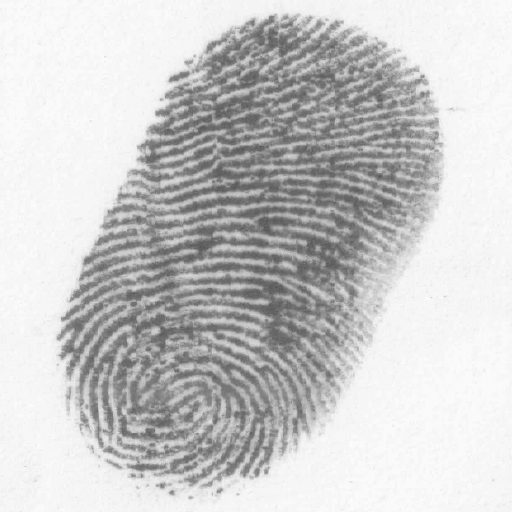
#> input picture data/FAMILY FINGERPRINT DATASET/FAMILY FINGERPRINT DATASET/FAMILY-10/FATHER/FM010_F5.png, 512 x 512 px
$ python -i generate_classifier_v3.py   (imports and definitions only)
#> lines starting #> are read from the running program, lines starting #| are printed output that depends on the picture; after the words box and inside, x2 and y2 are one past the last pixel; in counts of white or black regions, pixels touching at a corner belong together
#> further down, picture is the input picture: shape (512, 512); min 78, max 253, mean 201.9
"""
Full V3 Classifier Dataset Generator & Quality Audit
=====================================================
Implements the approved V3 synthetic distortion generator across all splits:
- data/split/train (1,050 clean images)
- data/split/val   (  225 clean images)
- data/split/test  (  225 clean images)

Generates 1 elastic, 1 local, 1 bending distortion per clean image.
Saves:
- Clean 224x224 images
- Distorted 224x224 images
- Displacement fields (.npz)
- Foreground masks (.png)
- Machine-readable metadata (CSV and JSON)
- Diagnostic visual audit artifacts

Strictly preserves family-level split boundaries and deterministic seeds.
"""

import os
import sys
import json
import time
from pathlib import Path

import cv2
import numpy as np
import pandas as pd
from scipy.ndimage import gaussian_filter

# =============================================================================
# CONFIGURATION & PATHS
# =============================================================================

BASE_DIR = Path(".")
SPLIT_ROOT = BASE_DIR / "data" / "split"
OUTPUT_ROOT = BASE_DIR / "data" / "classifier_v3"
AUDIT_ROOT = BASE_DIR / "experiments" / "classifier_v3_audit"
VIS_DIR = AUDIT_ROOT / "visualizations"

IMAGE_SIZE = 224

SPLITS = [
    ("train", SPLIT_ROOT / "train", OUTPUT_ROOT / "train", 100000),
    ("val",   SPLIT_ROOT / "val",   OUTPUT_ROOT / "val",   200000),
    ("test",  SPLIT_ROOT / "test",  OUTPUT_ROOT / "test",  300000),
]

# =============================================================================
# FOREGROUND MASK HELPERS
# =============================================================================

def get_foreground_mask(img_gray: np.ndarray) -> np.ndarray:
    """Accurate Otsu + morphological foreground mask."""
    _, mask = cv2.threshold(img_gray, 0, 255, cv2.THRESH_BINARY_INV + cv2.THRESH_OTSU)
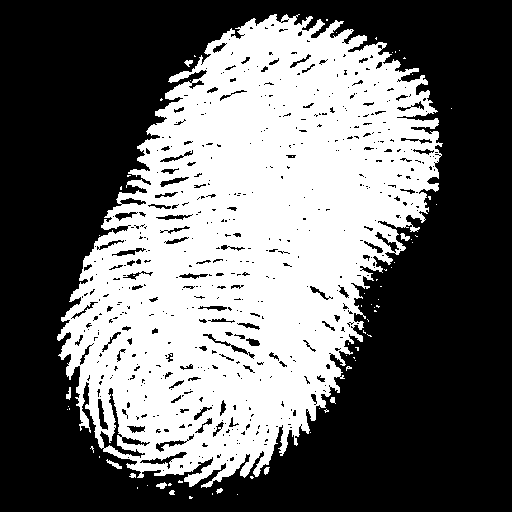
#> mask: shape (512, 512); 41.1% white; 70 white regions (59 under 20 px), largest, box (x1, y1, x2, y2) and area: (57, 14, 443, 488) 107139, (106, 459, 122, 469) 58, (400, 233, 410, 241) 46
    kernel = np.ones((5, 5), np.uint8)
    mask = cv2.morphologyEx(mask, cv2.MORPH_OPEN, kernel)
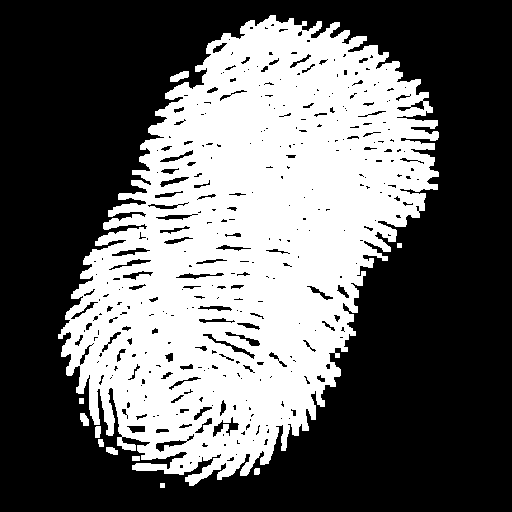
#> mask: shape (512, 512); 39.5% white; 11 white regions, largest, box (x1, y1, x2, y2) and area: (58, 15, 439, 486) 103116, (170, 71, 189, 82) 130, (80, 413, 89, 426) 87
    mask = cv2.morphologyEx(mask, cv2.MORPH_CLOSE, kernel)
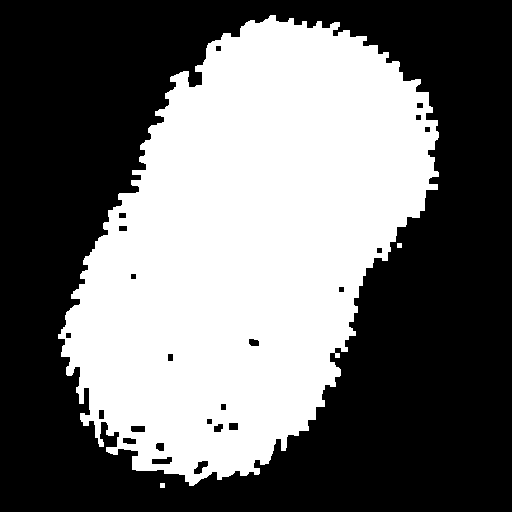
#> mask: shape (512, 512); 42.9% white; 3 white regions, box (x1, y1, x2, y2) and area: (58, 15, 439, 486) 112526, (397, 243, 402, 248) 25, (160, 483, 165, 488) 25
    num_labels, labels, stats, _ = cv2.connectedComponentsWithStats(mask, connectivity=8)
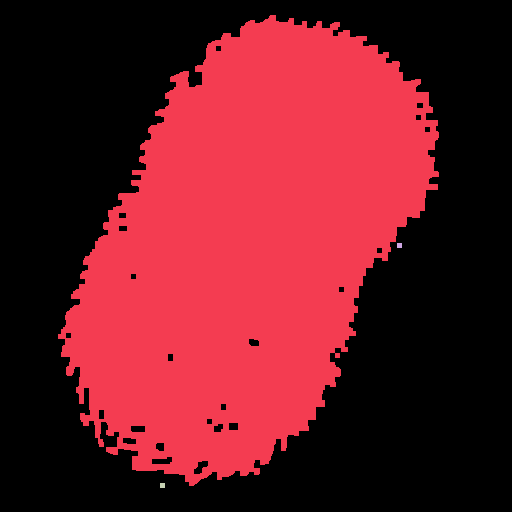
#> labels: shape (512, 512) int32; 4 distinct labels, from 0 to 3; one colour per label, 0 black
#> num_labels = 4; stats = [[0, 0, 512, 512, 149568], [58, 15, 381, 471, 112526], [397, 243, 5, 5, 25], [160, 483, 5, 5, 25]]
    if num_labels > 1:
        largest = 1 + np.argmax(stats[1:, cv2.CC_STAT_AREA])
#> largest = 1
        mask = np.where(labels == largest, 255, 0).astype(np.uint8)
#> mask: shape (512, 512); 42.9% white; 1 white region, box (x1, y1, x2, y2) and area: (58, 15, 439, 486) 112526
    return mask


# [644 lines left out: functions get_soft_mask, distort_bending_v3, distort_elastic_v3, distort_local_v3, generate_full_v3_dataset, run_integrity_verification and 3 more, not called in this run]


# [16 lines not run here, left out]

>>> import cv2
>>> picture = cv2.imread('data/FAMILY FINGERPRINT DATASET/FAMILY FINGERPRINT DATASET/FAMILY-10/FATHER/FM010_F5.png', cv2.IMREAD_GRAYSCALE)
>>> result = get_foreground_mask(picture)

$ run again, on data/FAMILY FINGERPRINT DATASET/FAMILY FINGERPRINT DATASET/FAMILY-2/MOTHER/FM002_M5.png
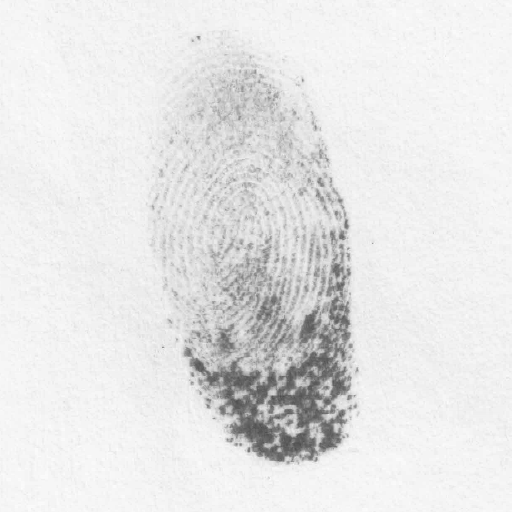
#> input picture data/FAMILY FINGERPRINT DATASET/FAMILY FINGERPRINT DATASET/FAMILY-2/MOTHER/FM002_M5.png, 512 x 512 px
#> picture is the input picture: shape (512, 512); min 76, max 253, mean 229.6
#> in get_foreground_mask, `num_labels, labels, stats, _ = cv2.connectedComponentsWithStats(mask, ..`:
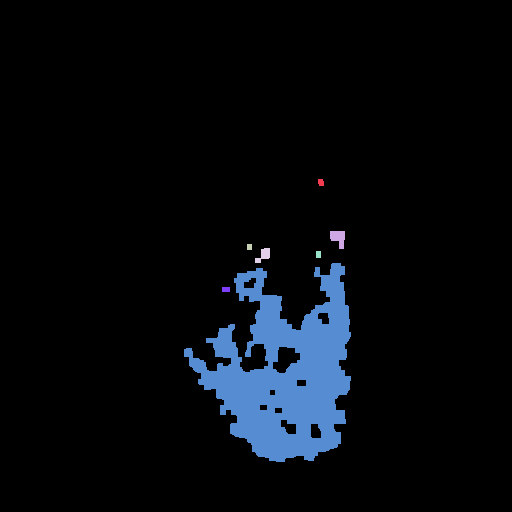
#> labels: shape (512, 512) int32; 8 distinct labels, from 0 to 7; one colour per label, 0 black
#> num_labels = 8; stats = [[0, 0, 512, 512, 244455], [318, 179, 6, 7, 38], [330, 231, 15, 18, 187], [247, 244, 5, 6, 30], [255, 248, 15, 15, 125], [316, 251, 5, 7, 35], [184, 263, 167, 199, 17234], [222, 287, 8, 5, 40]]
#> largest = 6
#> in get_foreground_mask, `mask = np.where(labels == largest, 255, 0).astype(np.uint8)`:
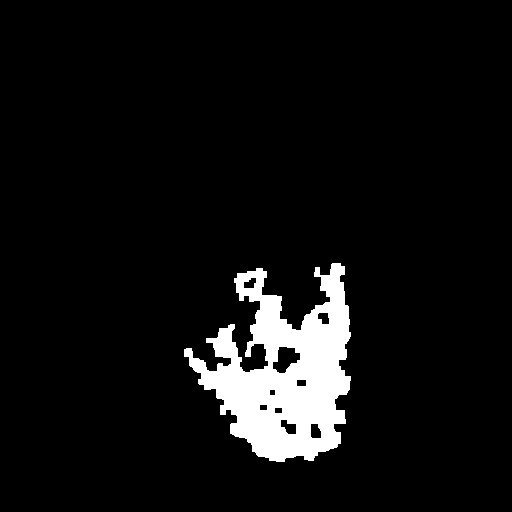
#> mask: shape (512, 512); 6.6% white; 1 white region, box (x1, y1, x2, y2) and area: (184, 263, 351, 462) 17234

$ run again, on data/FAMILY FINGERPRINT DATASET/FAMILY FINGERPRINT DATASET/FAMILY-26/CHILD/FM026_C1.png
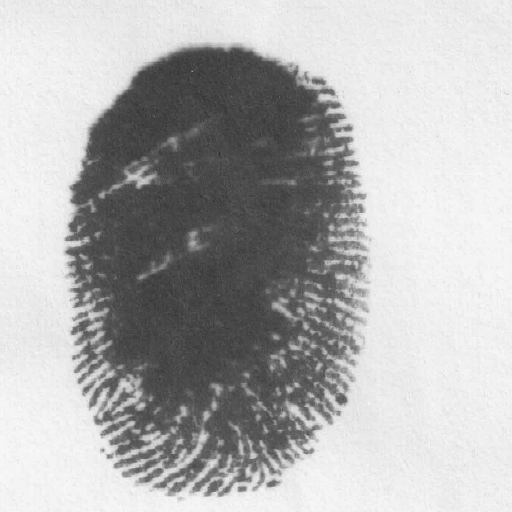
#> input picture data/FAMILY FINGERPRINT DATASET/FAMILY FINGERPRINT DATASET/FAMILY-26/CHILD/FM026_C1.png, 512 x 512 px
#> picture is the input picture: shape (512, 512); min 50, max 250, mean 178.3
#> in get_foreground_mask, `_, mask = cv2.threshold(img_gray, 0, 255, cv2.THRESH_BINARY_INV + cv2...`:
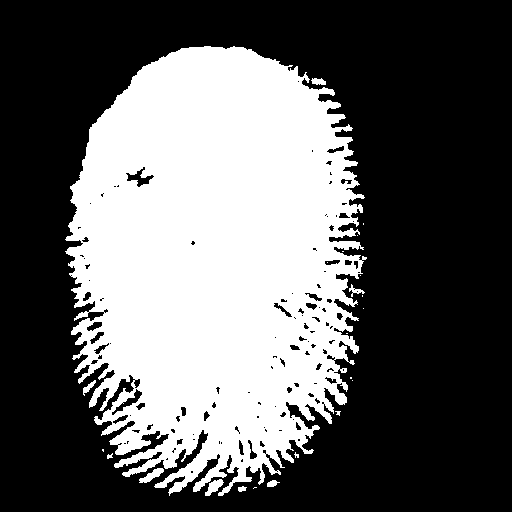
#> mask: shape (512, 512); 37.9% white; 23 white regions (14 under 20 px), largest, box (x1, y1, x2, y2) and area: (65, 46, 367, 496) 98506, (139, 468, 164, 483) 167, (205, 479, 224, 496) 161
#> in get_foreground_mask, `num_labels, labels, stats, _ = cv2.connectedComponentsWithStats(mask, ..`:
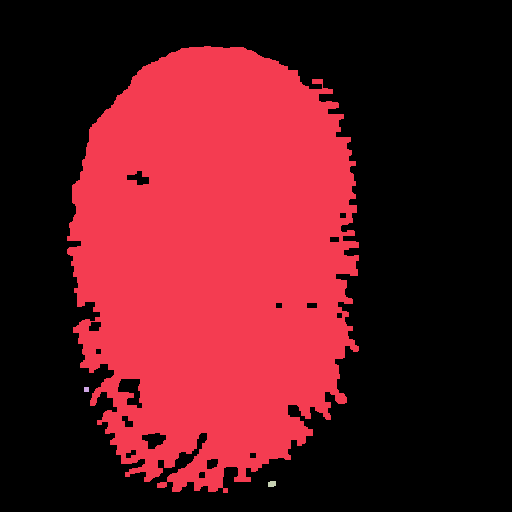
#> labels: shape (512, 512) int32; 4 distinct labels, from 0 to 3; one colour per label, 0 black
#> num_labels = 4; stats = [[0, 0, 512, 512, 162547], [67, 46, 292, 447, 99528], [84, 387, 5, 5, 25], [268, 481, 8, 6, 44]]
#> largest = 1
